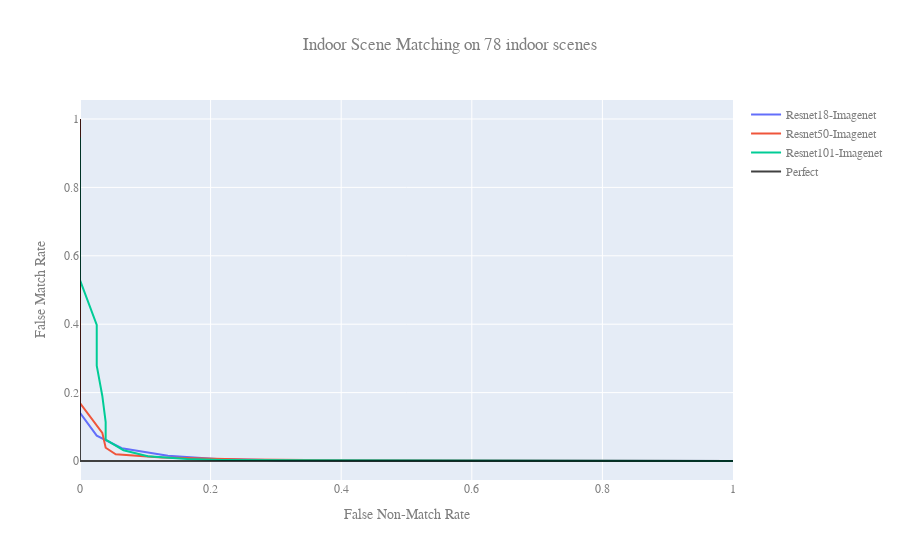

Source (notebook cell):
### Code cell
import plotly.graph_objects as go

fig = go.Figure()



resnet18_trace = go.Scatter(x=np.array(rn18_mean_fnmrs),
                            y=np.array(rn18_mean_fmrs),
                            name='Resnet18-Imagenet')

resnet50_trace = go.Scatter(x=np.array(mean_fnmrs),
                            y=np.array(mean_fmrs),
                            name='Resnet50-Imagenet')

resnet101_trace = go.Scatter(x=np.array(rn101_mean_fnmrs),
                             y=np.array(rn101_mean_fmrs),
                            name='Resnet101-Imagenet')

perfect_trace = go.Scatter(x=np.array([0, 0, 1]),
                           y=np.array([1, 0, 0]),
                           name='Perfect',
                           mode='lines',
                            marker=dict(
                                color='rgba(0, 0, 0, 0.75)',
                                size=10,
                                line=dict(
#                                     color='MediumPurple',
                                    width=1
                                )
                            ),
                          )
                           


fig.add_trace(resnet18_trace)
fig.add_trace(resnet50_trace)
fig.add_trace(resnet101_trace)
fig.add_trace(perfect_trace)

fig.update_layout(
    title={'text': "Indoor Scene Matching on 78 indoor scenes",
           'x': 0.5,
           'xanchor': 'center'},
    xaxis_title="False Non-Match Rate",
    yaxis_title="False Match Rate",
    font=dict(
        family="Courier New, monospace",
        size=12,
        color="#7f7f7f"
    )
)

fig.show()

### Figure 1 — Plotly figure (JSON) as saved in the notebook; plotly's stock layout.template omitted (floating-point values rounded to 4 significant figures)
{"data": [{"name": "Resnet18-Imagenet", "type": "scatter", "x": [1, 1, 1, 1, 1, 1, 1, 1, 0.9778, 0.9778, 0.9282, 0.8432, 0.6056, 0.4735, 0.303, 0.2094, 0.1346, 0.0641, 0.02564, 0, 0, 0, 0, 0, 0, 0, 0, 0, 0, 0], "y": [0, 0, 0, 0, 0, 0, 0, 0, 0, 0, 0, 0, 0, 0.0003374, 0.002071, 0.005528, 0.01521, 0.03739, 0.07404, 0.1411, 0.2542, 0.3981, 0.56, 0.6967, 0.8061, 0.902, 0.9595, 0.9836, 0.9925, 0.9979]}, {"name": "Resnet50-Imagenet", "type": "scatter", "x": [1, 1, 1, 1, 1, 1, 1, 1, 0.9829, 0.9419, 0.8543, 0.7799, 0.5043, 0.3923, 0.2551, 0.1252, 0.0547, 0.03932, 0.03419, 0, 0, 0, 0, 0, 0, 0, 0, 0, 0, 0], "y": [0, 0, 0, 0, 0, 0, 0, 0, 0, 0, 0, 0, 0, 0.00208, 0.004148, 0.01004, 0.01939, 0.03875, 0.08231, 0.169, 0.2999, 0.4711, 0.6306, 0.7722, 0.8788, 0.9454, 0.98, 0.9921, 0.9986, 1]}, {"name": "Resnet101-Imagenet", "type": "scatter", "x": [1, 1, 1, 1, 1, 1, 1, 0.9915, 0.9915, 0.9765, 0.9269, 0.8389, 0.7521, 0.5457, 0.3265, 0.2184, 0.1641, 0.1038, 0.06667, 0.03932, 0.03932, 0.03419, 0.02564, 0.02564, 0, 0, 0, 0, 0, 0], "y": [0, 0, 0, 0, 0, 0, 0, 0, 0, 0, 0, 0, 0, 0.0003489, 0.002093, 0.003137, 0.005912, 0.01422, 0.03156, 0.06234, 0.114, 0.1901, 0.2786, 0.3978, 0.529, 0.6373, 0.7348, 0.8198, 0.8943, 0.9461]}, {"marker": {"color": "rgba(0, 0, 0, 0.75)", "line": {"width": 1}, "size": 10}, "mode": "lines", "name": "Perfect", "type": "scatter", "x": [0, 0, 1], "y": [1, 0, 0]}], "layout": {"font": {"color": "#7f7f7f", "family": "Courier New, monospace", "size": 12}, "title": {"text": "Indoor Scene Matching on 78 indoor scenes", "x": 0.5, "xanchor": "center"}, "xaxis": {"title": {"text": "False Non-Match Rate"}}, "yaxis": {"title": {"text": "False Match Rate"}}}}
